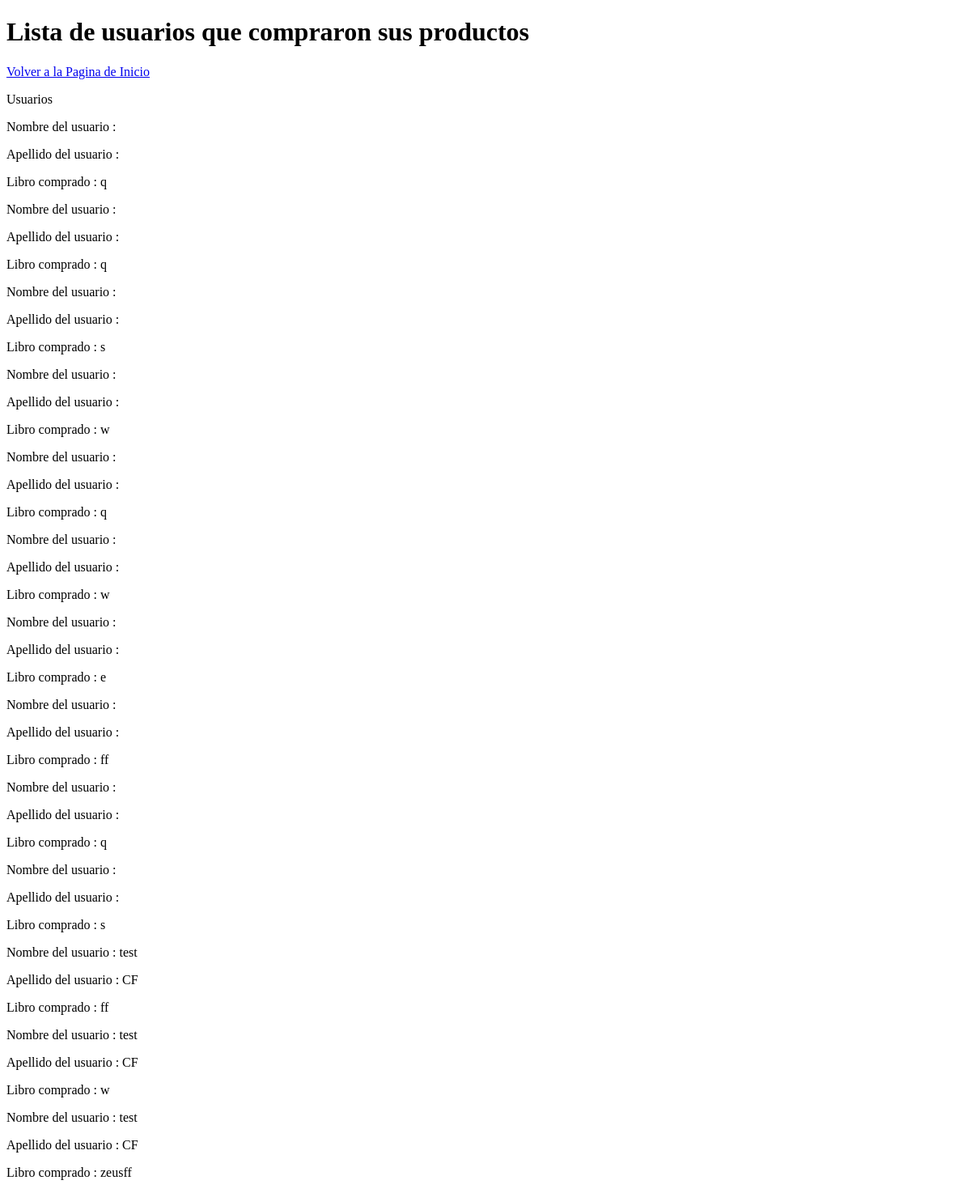
Before: /VistaCompradores (signed in) with the older database file.
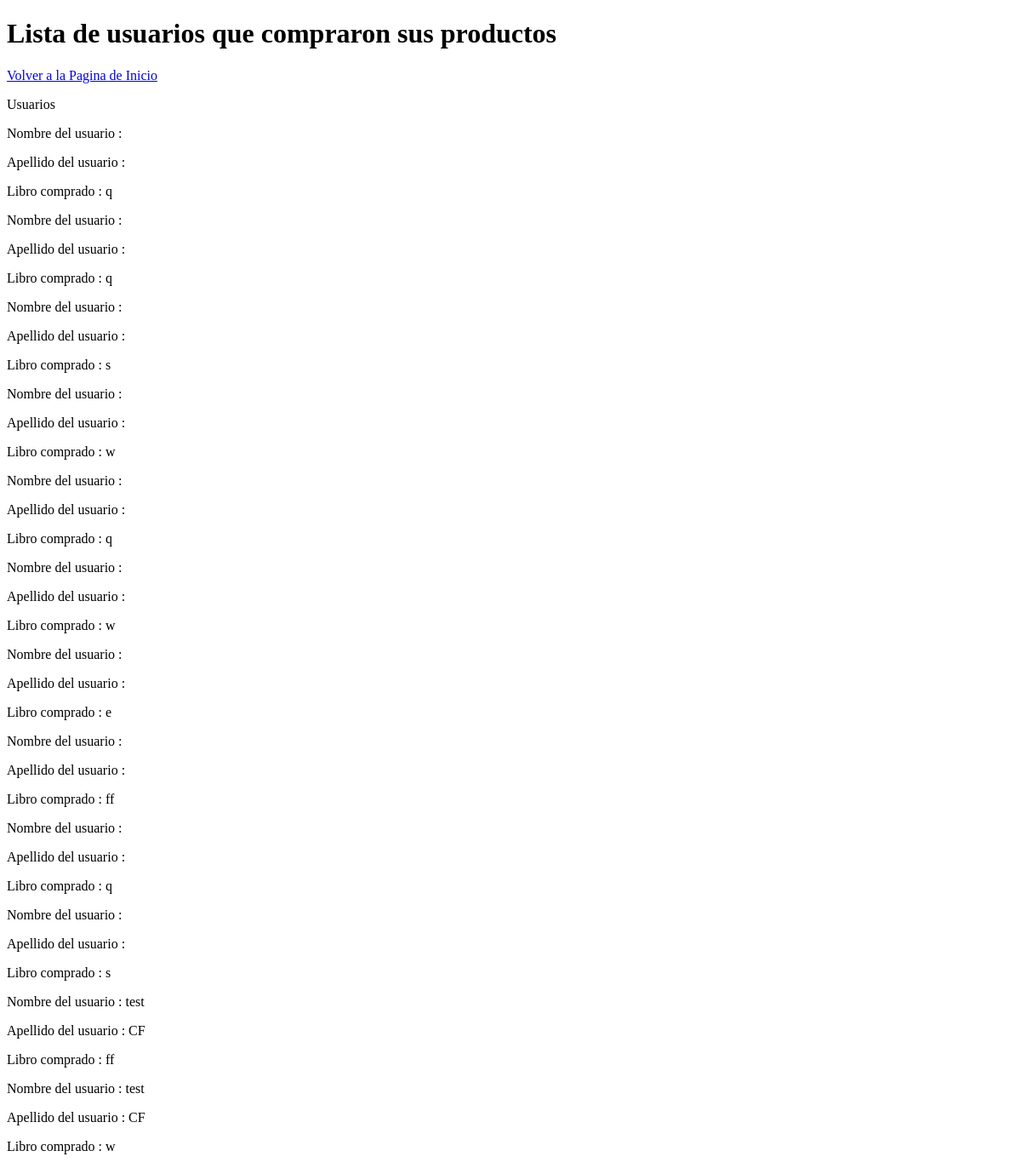
After: the same page with the newer database file.
### homePage/models.py (models this page shows, shortened)
class Compradores(models.Model):
		libro = models.ForeignKey(infoLibro, on_delete=models.SET_NULL,null=True)
		manualidad = models.ForeignKey(contenidoManualidad, on_delete=models.SET_NULL,null=True)
		usuarioDuenio=models.ForeignKey (infousuario,on_delete=models.SET_NULL, null=True,related_name='usuarioDuenio')
		usuarioComprador=models.ForeignKey (infousuario,on_delete=models.SET_NULL, null=True,related_name='usuarioComprador')

class infoLibro(models.Model):
	user=models.ForeignKey(User,on_delete=models.SET_NULL, null=True)
	archivo=models.FileField(upload_to='contenido/books/', validators=[validate_file_extension],default='contenido/books/default.pdf')
	genero= models.ForeignKey(GeneroLiterario, on_delete=models.SET_NULL, null=True)
	Titulo= models.CharField(max_length=50)
	Descripcion=models.TextField(max_length=2000)
	ISBN= models.IntegerField()
	PrecioLibro= models.IntegerField(default=0)
	CantidadPaginas=models.IntegerField()
	Idioma=models.CharField(max_length=15)
	imagen=models.ImageField(upload_to='images/books/covers/',default='images/books/covers/default.jpg', null=True,blank=True )

class infousuario(models.Model):
	balance= models.IntegerField(default=0)
	user= models.OneToOneField (User,on_delete=models.CASCADE)
	aficiones= models.ForeignKey(competencias,on_delete=models.CASCADE,null=True)
	es_CreadorDeContenido= models.BooleanField(default=False)
	profile_img=models.ImageField(upload_to='images/profile/',default='images/profile/perfilb.jpg',null=False,blank=False)
	es_Nada= models.BooleanField(default=False)

class contenidoManualidad(models.Model):
	user=models.ForeignKey(User,on_delete=models.SET_NULL, null=True)
	title=models.CharField(max_length=50)
	existencias=models.IntegerField(default=0)
	descripcion=models.TextField(max_length=150)
	genero=models.ForeignKey(GeneroManualidad, on_delete=models.SET_NULL, null=True)
	precioV=models.PositiveIntegerField(default=0)
	imagen=models.ImageField(upload_to='images/manualidades/covers/',default='images/manualidades/covers/default.jpg', null=True,blank=True )
	imagen2=models.ImageField(upload_to='images/manualidades/covers/',default='images/manualidades/covers/default.jpg', null=True,blank=True )
	imagen3=models.ImageField(upload_to='images/manualidades/covers/',default='images/manualidades/covers/default.jpg', null=True,blank=True )
	puntaje=models.DecimalField(max_digits=5, decimal_places=2, blank=True, null=True, default=0.00)
	canticomp=models.IntegerField(default=0)
	escultura='escultura'
	pintura='pintura'
	TipoMan= (
        (escultura, 'escultura'),
        (pintura, 'pintura'),
    )
	tipo=models.CharField(max_length=9,choices=TipoMan, null=True)

### homePage/views.py (the view)
# urls.py: url(r'^VistaCompradores$', views.compradores_view, name='ver compradores'),
@login_required(login_url='/')
def compradores_view(request):
	usuario= infousuario.objects.get(user = request.user)
	usuariosCompradores=[]
	usuariosCompraManu=[]
	compradxres=Compradores.objects.filter(usuarioDuenio=infousuario.objects.get(user = request.user))
	for item in compradxres:
		if( item.usuarioComprador is not None and item.libro is not None ):#Si es un libro
			usuariosCompradores.append(item)
		if( item.usuarioComprador is not None and item.manualidad is not None ):#Si es un libro
			usuariosCompraManu.append(item)
	return render(request,'VistaCompradores.html',{'usuariosCompradores':usuariosCompradores,'usuariosCompraManu':usuariosCompraManu})

### homePage/templates/VistaCompradores.html (shortened to what this page needs)
<!DOCTYPE html>
<html>
<head>
</head>
<body>
<h1>Lista de usuarios que compraron sus productos</h1>
<a href="/HomePage">Volver a la Pagina de Inicio</a>
<p>Usuarios </p>
{% for  Usuarios in usuariosCompradores %}
<p>Nombre del usuario : {{Usuarios.usuarioComprador.user.first_name}}</p>
<p>Apellido del usuario : {{Usuarios.usuarioComprador.user.last_name}}</p>
<p>Libro comprado : {{Usuarios.libro.Titulo}}</p>
{%endfor%}
{% for  Usuar in usuariosCompraManu %}
<p>Nombre del usuario : {{Usuar.usuarioComprador.user.first_name}}</p>
<p>Apellido del usuario : {{Usuar.usuarioComprador.user.last_name}}</p>
<p>Libro comprado : {{Usuar.manualidad.title}}</p>
{%endfor%}
</body>
</html>

Changed rows visible on the page:
no longer on this page (row edited): Compradores: usuarioComprador.user.first_name "test", usuarioComprador.user.last_name "CF", manualidad "zeusff"
